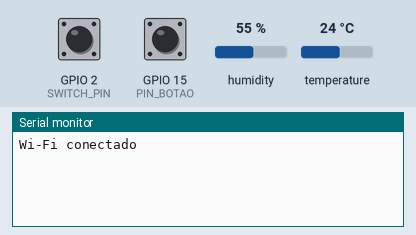
Bench run of a sketch on a simulated ESP32. On the bench: the last lines printed to the serial monitor. The test bench sets the inputs (shaded band); at power-on: GPIO 2 (SWITCH_PIN) HIGH, humidity 55 %, temperature 24 °C, GPIO 15 (PIN_BOTAO) HIGH.

Above: at 1.8 s.
1.9 s: GPIO 2 (SWITCH_PIN) pulled LOW for 3.2 s
At 3.4 s:
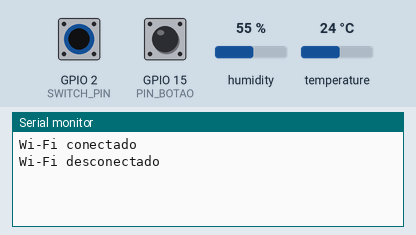
6.6 s: humidity set to 22 %
At 7.9 s:
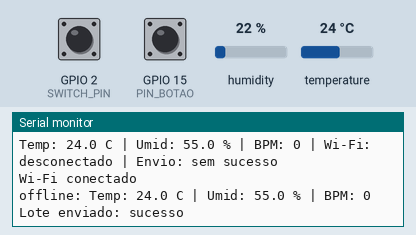
8.5 s: temperature set to 12 °C
At 10.5 s:
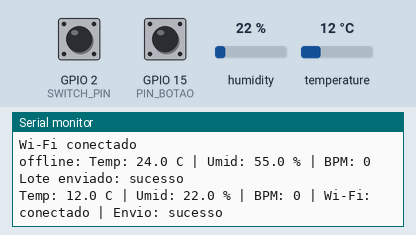
16.5 s: humidity set to 40 %
At 17.2 s:
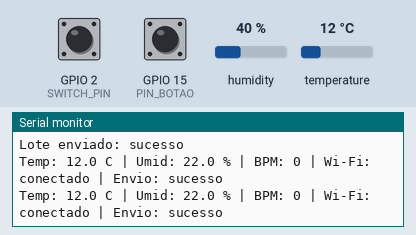

Measured:
- after the input at 1.9 s, the serial monitor: prints a new line after 1.1 s (image 1)
- after the input at 8.5 s, the serial monitor: prints a new line after 1.5 s (image 3)

The sketch:

sketch.ino
```cpp
#include <DHT.h>
#include "esp_sleep.h"
#include "driver/rtc_io.h"

const uint8_t PIN_DHT = 4;
const uint8_t PIN_BOTAO = 15;
const uint8_t SWITCH_PIN = 2;
const uint8_t TIPO_DHT = DHT22;
const unsigned long BAUD = 115200;
const unsigned long INTERVALO_MS = 5000;
const unsigned long DEBOUNCE_MS = 200;
const unsigned long SEM_CLIQUE_MS = 3000;
const uint8_t JANELA = 5;
const unsigned long MIN_BPM = 30;
const unsigned long MAX_BPM = 220;
const unsigned long MS_POR_MINUTO = 60000;
const uint16_t BUFFER_SIZE = 360;
const unsigned long SWITCH_DEBOUNCE_MS = 100;

DHT dht(PIN_DHT, TIPO_DHT);

unsigned long ultimaImpressaoMs = 0;
unsigned long ultimoCliqueMs = 0;
bool estavaAlto = true;
unsigned long intervalos[JANELA];
uint8_t nIntervalos = 0;
uint8_t idxIntervalo = 0;
bool leituraInvalida = false;
unsigned long ultimoBpm = 0;

struct Amostra {
  float temperatura;
  float umidade;
  unsigned long bpm;
  unsigned long instanteMs;
  bool invalido;
};

Amostra fila[BUFFER_SIZE];
uint16_t filaInicio = 0;
uint16_t filaQtd = 0;
bool wifiConectado = false;
bool nivelCandidato = false;
bool candidatoLigado = false;
unsigned long candidatoDesdeMs = 0;

// Estado inicial da chave, antes de qualquer sensor.
void anunciarWifi() {
  wifiConectado = digitalRead(SWITCH_PIN) == HIGH;
  Serial.println(wifiConectado ? "Wi-Fi conectado" : "Wi-Fi desconectado");
}

// DHT22 no GPIO 4; botao no 15; chave no GPIO 2.
void setup() {
  Serial.begin(BAUD);
  pinMode(SWITCH_PIN, INPUT);
  anunciarWifi();
  dht.begin();
  pinMode(PIN_BOTAO, INPUT_PULLUP);
}

// Fora de 30-220 nao entra na janela; o proximo valido entra.
void registrarClique(unsigned long agora) {
  if (ultimoCliqueMs != 0) {
    unsigned long intervalo = agora - ultimoCliqueMs;
    ultimoBpm = intervalo == 0 ? 0 : MS_POR_MINUTO / intervalo;
    if (ultimoBpm < MIN_BPM || ultimoBpm > MAX_BPM) {
      leituraInvalida = true;
    } else {
      intervalos[idxIntervalo] = intervalo;
      idxIntervalo = (idxIntervalo + 1) % JANELA;
      if (nIntervalos < JANELA) {
        nIntervalos++;
      }
      leituraInvalida = false;
    }
  }
  ultimoCliqueMs = agora;
}

// Media da janela; 0 se ainda nao ha intervalo.
unsigned long bpmAtual() {
  if (nIntervalos == 0) {
    return 0;
  }
  unsigned long soma = 0;
  for (uint8_t i = 0; i < nIntervalos; i++) {
    soma += intervalos[i];
  }
  unsigned long media = soma / nIntervalos;
  if (media == 0) {
    return 0;
  }
  return MS_POR_MINUTO / media;
}

// Descida vale se ja passaram 200ms desde o ultimo clique aceito.
void lerBotao(unsigned long agora) {
  bool alto = digitalRead(PIN_BOTAO) == HIGH;

  if (estavaAlto && !alto && (ultimoCliqueMs == 0 || agora - ultimoCliqueMs >= DEBOUNCE_MS)) {
    registrarClique(agora);
  }
  estavaAlto = alto;

  if (alto && ultimoCliqueMs != 0 && agora - ultimoCliqueMs > SEM_CLIQUE_MS) {
    nIntervalos = 0;
    idxIntervalo = 0;
    ultimoCliqueMs = 0;
    leituraInvalida = false;
    ultimoBpm = 0;
  }
}

// Cheio descarta a amostra mais antiga.
void guardar(const Amostra &a) {
  if (filaQtd == BUFFER_SIZE) {
    fila[filaInicio] = a;
    filaInicio = (filaInicio + 1) % BUFFER_SIZE;
  } else {
    fila[(filaInicio + filaQtd) % BUFFER_SIZE] = a;
    filaQtd++;
  }
}

void imprimirAmostra(const Amostra &a, bool offline) {
  if (offline) {
    Serial.print("offline: ");
  }
  Serial.print("Temp: ");
  Serial.print(a.temperatura, 1);
  Serial.print(" C | Umid: ");
  Serial.print(a.umidade, 1);
  Serial.print(" % | BPM: ");
  if (a.invalido) {
    Serial.print(a.bpm);
    Serial.println(" invalido");
  } else {
    Serial.println(a.bpm);
  }
}

// Em ordem, da mais antiga para a mais nova.
void despejar() {
  for (uint16_t i = 0; i < filaQtd; i++) {
    imprimirAmostra(fila[(filaInicio + i) % BUFFER_SIZE], true);
  }
  filaInicio = 0;
  filaQtd = 0;
}

void imprimirCiclo(const Amostra &a) {
  Serial.print("Temp: ");
  Serial.print(a.temperatura, 1);
  Serial.print(" C | Umid: ");
  Serial.print(a.umidade, 1);
  Serial.print(" % | BPM: ");
  if (a.invalido) {
    Serial.print(a.bpm);
    Serial.print(" invalido");
  } else {
    Serial.print(a.bpm);
  }
  Serial.print(" | Wi-Fi: ");
  Serial.print(wifiConectado ? "conectado" : "desconectado");
  Serial.print(" | Envio: ");
  Serial.println(wifiConectado ? "sucesso" : "sem sucesso");
}

// So aceita a chave depois de 100ms no mesmo nivel.
bool chaveEstavel(unsigned long agora, bool &ligado) {
  ligado = digitalRead(SWITCH_PIN) == HIGH;
  if (ligado == wifiConectado) {
    nivelCandidato = false;
    return false;
  }
  if (!nivelCandidato || candidatoLigado != ligado) {
    nivelCandidato = true;
    candidatoLigado = ligado;
    candidatoDesdeMs = agora;
    return false;
  }
  if (agora - candidatoDesdeMs < SWITCH_DEBOUNCE_MS) {
    return false;
  }
  nivelCandidato = false;
  return true;
}

void aoDesconectar() {
  Serial.println("Wi-Fi desconectado");
}

void enviarLote() {
  if (filaQtd == 0) {
    return;
  }
  despejar();
  Serial.println("Lote enviado: sucesso");
}

void aoConectar() {
  Serial.println("Wi-Fi conectado");
  enviarLote();
}

void atualizarWifi(unsigned long agora) {
  bool ligado;
  if (!chaveEstavel(agora, ligado)) {
    return;
  }
  wifiConectado = ligado;
  if (!ligado) {
    aoDesconectar();
    return;
  }
  aoConectar();
}

// Light sleep curto; o botao no GPIO 15 acorda na hora.
void dormirCurto(unsigned long agora) {
  unsigned long falta = INTERVALO_MS - (agora - ultimaImpressaoMs);
  if (falta < 15 || falta > INTERVALO_MS) {
    return;
  }
  uint64_t us = (uint64_t)min(falta, 50UL) * 1000ULL;
  rtc_gpio_pullup_en((gpio_num_t)PIN_BOTAO);
  rtc_gpio_pulldown_dis((gpio_num_t)PIN_BOTAO);
  esp_sleep_enable_timer_wakeup(us);
  esp_sleep_enable_ext0_wakeup((gpio_num_t)PIN_BOTAO, 0);
  esp_light_sleep_start();
  esp_sleep_disable_wakeup_source(ESP_SLEEP_WAKEUP_ALL);
}

// Leitura de temperatura, umidade e BPM neste instante.
Amostra lerAmostra(unsigned long agora) {
  Amostra atual;
  atual.temperatura = dht.readTemperature();
  atual.umidade = dht.readHumidity();
  atual.instanteMs = agora;
  if (leituraInvalida) {
    atual.bpm = ultimoBpm;
    atual.invalido = true;
  } else if (nIntervalos > 0) {
    atual.bpm = bpmAtual();
    atual.invalido = false;
  } else {
    atual.bpm = 0;
    atual.invalido = false;
  }
  return atual;
}

// Imprime a linha; sem rede tambem guarda.
void publicarAmostra(const Amostra &a) {
  imprimirCiclo(a);
  if (!wifiConectado) {
    guardar(a);
  }
}

void loop() {
  unsigned long agora = millis();
  lerBotao(agora);
  atualizarWifi(agora);

  if (agora - ultimaImpressaoMs >= INTERVALO_MS) {
    ultimaImpressaoMs = agora;
    publicarAmostra(lerAmostra(agora));
    return;
  }
  dormirCurto(millis());
}
```
